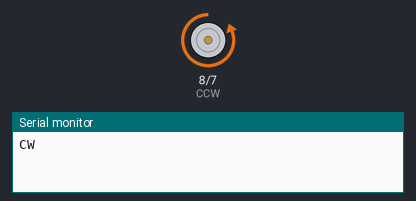
The sketch below on a simulated Arduino Uno, built with avr-gcc and run on an emulated ATmega328P. On the bench: motor-driver pin pairs drawn as motors (green arrow = first pin HIGH = forward, orange = second pin HIGH = backward, longer = more drive), the last lines printed to the serial monitor.

Above: at 1.2 s.
At 3.7 s:
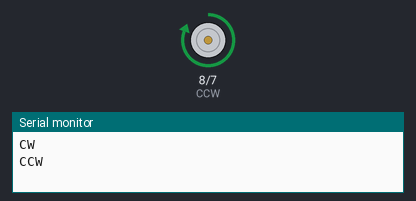
Timing chart, 0 to 6.5 s (numbered marks = the images above):
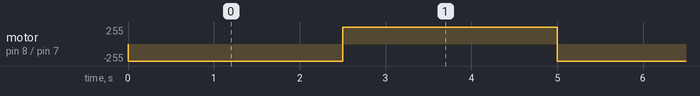

Measured:
- by itself, motor on pin 8 (CCW) / pin 7 (CW): alternates forward 255/255 for 2.5 s and backward 255/255 for 2.5 s

The sketch:

relay_motor_noSW_apr4a.ino
```cpp
//#define CW 7 //CW is defined as pin #7//

//#define CCW 8 //CCW is defined as pin #8//

int CW = 7; //controls relay 2
int CCW = 8; //controls relay 1

void setup() { //Setup runs once//

pinMode(CW, OUTPUT); //Set CW as an output//

pinMode(CCW, OUTPUT); //Set CCW as an output//

Serial.begin(9600); // opens serial port, sets data rate to 9600 bps

}

void loop() { //Loop runs forever//

Serial.println("CW");  // prints hello with ending line break

digitalWrite(CW,HIGH); //Motor runs clockwise//

delay(2500); //for 1 second//

digitalWrite(CW, LOW); //Motor stops//


Serial.println("CCW");  // prints hello with ending line break

digitalWrite(CCW, HIGH);//Motor runs counter-clockwise//

delay(2500); //For 1 second//

digitalWrite(CCW, LOW); //Motor stops//

}
```
